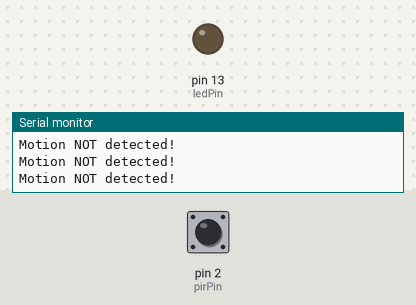
The sketch below on a simulated Arduino Uno, built with avr-gcc and run on an emulated ATmega328P. Shown: output pins drawn as LEDs (lit = HIGH), the last lines printed to the serial monitor. Dashed ring = blinking. The test bench sets the inputs (shaded band); at power-on: pin 2 (pirPin) LOW.

Above: at 1.2 s.
1.3 s: pin 2 (pirPin) driven HIGH
At 1.7 s:
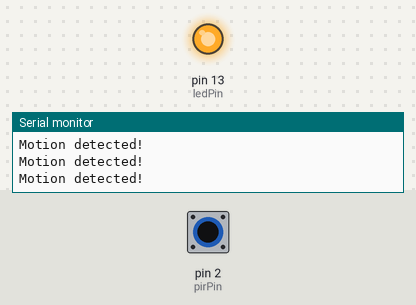
2.8 s: pin 2 (pirPin) driven LOW
At 4.1 s:
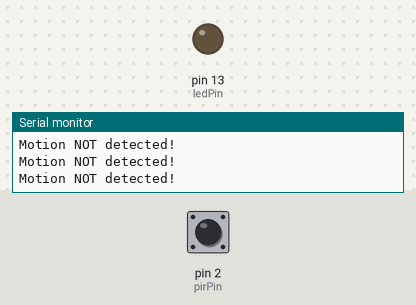
5.8 s: pin 2 (pirPin) pulsed HIGH 2 times (0.12 s each, 0.3 s apart)
At 5.87 s:
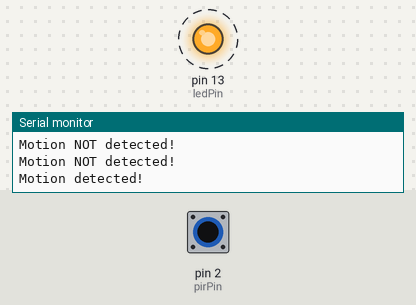
9.4 s: pin 2 (pirPin) pulsed HIGH 5 times (0.12 s each, 0.3 s apart)
At 11.8 s:
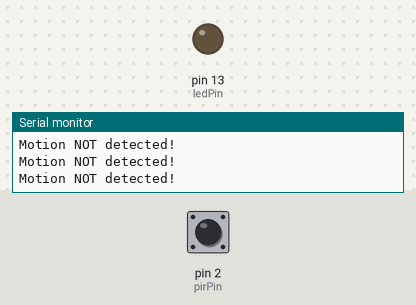
Timing chart, 0 to 13.3 s (numbered marks = the images above; inputs shaded):
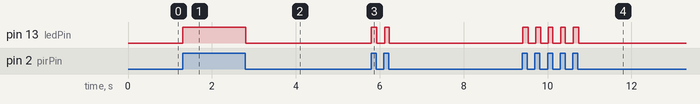

Measured:
- after the input at 1.3 s, pin 13 (ledPin): LOW → HIGH at once
- after the input at 2.8 s, pin 13 (ledPin): HIGH → LOW at once
- after the input at 5.8 s, pin 13 (ledPin): alternates HIGH for 0.12 s and LOW for 0.18 s, 4 changes in all, then stays LOW, starting at once
- after the input at 9.4 s, pin 13 (ledPin): alternates HIGH for 0.11 s and LOW for 0.18 s, 10 changes in all, then stays LOW, starting at once

The sketch:

pir_sensor-2.ino
```cpp
int pirPin = 2;     // the input pin for the PIR sensor
int ledPin = 13;    // the output pin for the LED
int pirState = LOW; // current state of the PIR sensor
int ledState = LOW; // current state of the LED

void setup() {
  pinMode(pirPin, INPUT);
  pinMode(ledPin, OUTPUT);
  Serial.begin(9600);
}

void loop() {
  pirState = digitalRead(pirPin);
  if (pirState == HIGH) {
    ledState = HIGH;
    digitalWrite(ledPin, ledState);
    Serial.println("Motion detected!");
    // delay(1000);
  }
  else {
    ledState = LOW;
    digitalWrite(ledPin, ledState);
    Serial.println("Motion NOT detected!");
  }
}
```
